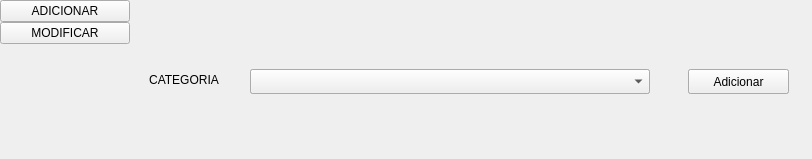
<?xml version="1.0" encoding="UTF-8"?>
<ui version="4.0">
 <class>Category</class>
 <widget class="QMainWindow" name="Category">
  <property name="geometry">
   <rect>
    <x>0</x>
    <y>0</y>
    <width>812</width>
    <height>159</height>
   </rect>
  </property>
  <property name="minimumSize">
   <size>
    <width>812</width>
    <height>159</height>
   </size>
  </property>
  <property name="maximumSize">
   <size>
    <width>812</width>
    <height>159</height>
   </size>
  </property>
  <property name="windowTitle">
   <string>Categorias</string>
  </property>
  <property name="styleSheet">
   <string notr="true">QFrame{
	
	background-color: transparent;
	border: transparent;	

}</string>
  </property>
  <widget class="QWidget" name="centralwidget">
   <layout class="QHBoxLayout" name="horizontalLayout">
    <property name="spacing">
     <number>0</number>
    </property>
    <property name="leftMargin">
     <number>0</number>
    </property>
    <property name="topMargin">
     <number>0</number>
    </property>
    <property name="rightMargin">
     <number>0</number>
    </property>
    <property name="bottomMargin">
     <number>0</number>
    </property>
    <item>
     <widget class="QWidget" name="widget" native="true">
      <property name="minimumSize">
       <size>
        <width>130</width>
        <height>0</height>
       </size>
      </property>
      <property name="maximumSize">
       <size>
        <width>130</width>
        <height>16777215</height>
       </size>
      </property>
      <property name="styleSheet">
       <string notr="true"/>
      </property>
      <layout class="QVBoxLayout" name="verticalLayout">
       <property name="spacing">
        <number>0</number>
       </property>
       <property name="leftMargin">
        <number>0</number>
       </property>
       <property name="topMargin">
        <number>0</number>
       </property>
       <property name="rightMargin">
        <number>0</number>
       </property>
       <property name="bottomMargin">
        <number>0</number>
       </property>
       <item>
        <widget class="QPushButton" name="adicionar_botao">
         <property name="styleSheet">
          <string notr="true"/>
         </property>
         <property name="text">
          <string>ADICIONAR</string>
         </property>
        </widget>
       </item>
       <item>
        <widget class="QPushButton" name="modificar_botao">
         <property name="styleSheet">
          <string notr="true"/>
         </property>
         <property name="text">
          <string>MODIFICAR</string>
         </property>
        </widget>
       </item>
       <item>
        <widget class="QFrame" name="frame">
         <property name="frameShape">
          <enum>QFrame::Shape::StyledPanel</enum>
         </property>
         <property name="frameShadow">
          <enum>QFrame::Shadow::Raised</enum>
         </property>
        </widget>
       </item>
      </layout>
     </widget>
    </item>
    <item>
     <widget class="QWidget" name="widget_2" native="true">
      <property name="styleSheet">
       <string notr="true"/>
      </property>
      <layout class="QHBoxLayout" name="horizontalLayout_2">
       <item>
        <widget class="QWidget" name="widget_3" native="true">
         <property name="sizePolicy">
          <sizepolicy hsizetype="Expanding" vsizetype="Expanding">
           <horstretch>0</horstretch>
           <verstretch>0</verstretch>
          </sizepolicy>
         </property>
         <property name="maximumSize">
          <size>
           <width>90</width>
           <height>16777215</height>
          </size>
         </property>
         <property name="styleSheet">
          <string notr="true"/>
         </property>
         <layout class="QVBoxLayout" name="verticalLayout_2">
          <item>
           <widget class="QLabel" name="label">
            <property name="sizePolicy">
             <sizepolicy hsizetype="Expanding" vsizetype="Expanding">
              <horstretch>0</horstretch>
              <verstretch>0</verstretch>
             </sizepolicy>
            </property>
            <property name="text">
             <string>CATEGORIA</string>
            </property>
            <property name="alignment">
             <set>Qt::AlignmentFlag::AlignCenter</set>
            </property>
           </widget>
          </item>
         </layout>
        </widget>
       </item>
       <item>
        <widget class="QFrame" name="frame_4">
         <property name="frameShape">
          <enum>QFrame::Shape::StyledPanel</enum>
         </property>
         <property name="frameShadow">
          <enum>QFrame::Shadow::Raised</enum>
         </property>
         <widget class="QLineEdit" name="adicionar_cat_input">
          <property name="enabled">
           <bool>true</bool>
          </property>
          <property name="geometry">
           <rect>
            <x>15</x>
            <y>60</y>
            <width>400</width>
            <height>25</height>
           </rect>
          </property>
         </widget>
         <widget class="QComboBox" name="drop_modificar">
          <property name="enabled">
           <bool>true</bool>
          </property>
          <property name="geometry">
           <rect>
            <x>15</x>
            <y>60</y>
            <width>400</width>
            <height>25</height>
           </rect>
          </property>
         </widget>
        </widget>
       </item>
       <item>
        <widget class="QFrame" name="frame_3">
         <property name="maximumSize">
          <size>
           <width>130</width>
           <height>16777215</height>
          </size>
         </property>
         <property name="layoutDirection">
          <enum>Qt::LayoutDirection::LeftToRight</enum>
         </property>
         <property name="frameShape">
          <enum>QFrame::Shape::Box</enum>
         </property>
         <property name="frameShadow">
          <enum>QFrame::Shadow::Raised</enum>
         </property>
         <widget class="QPushButton" name="btn_excluir">
          <property name="enabled">
           <bool>true</bool>
          </property>
          <property name="geometry">
           <rect>
            <x>15</x>
            <y>60</y>
            <width>101</width>
            <height>25</height>
           </rect>
          </property>
          <property name="minimumSize">
           <size>
            <width>90</width>
            <height>0</height>
           </size>
          </property>
          <property name="text">
           <string>Excluir</string>
          </property>
         </widget>
         <widget class="QPushButton" name="btn_adicionar">
          <property name="enabled">
           <bool>true</bool>
          </property>
          <property name="geometry">
           <rect>
            <x>15</x>
            <y>60</y>
            <width>101</width>
            <height>25</height>
           </rect>
          </property>
          <property name="minimumSize">
           <size>
            <width>0</width>
            <height>0</height>
           </size>
          </property>
          <property name="maximumSize">
           <size>
            <width>16777215</width>
            <height>16777215</height>
           </size>
          </property>
          <property name="text">
           <string>Adicionar</string>
          </property>
         </widget>
        </widget>
       </item>
      </layout>
     </widget>
    </item>
   </layout>
  </widget>
 </widget>
 <resources/>
 <connections/>
</ui>
